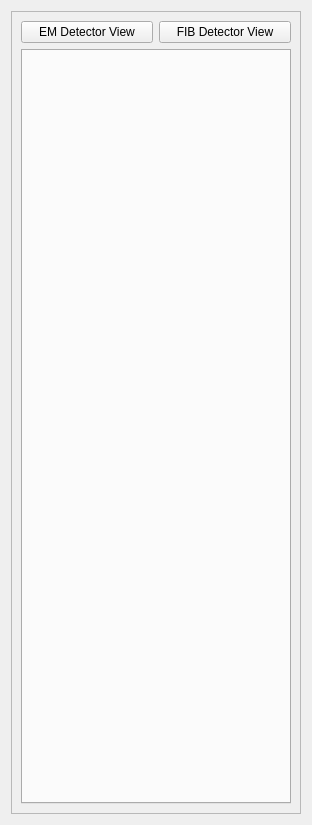
<?xml version="1.0" encoding="UTF-8"?>
<ui version="4.0">
 <class>Form</class>
 <widget class="QWidget" name="Form">
  <property name="geometry">
   <rect>
    <x>0</x>
    <y>0</y>
    <width>312</width>
    <height>825</height>
   </rect>
  </property>
  <property name="windowTitle">
   <string>Form</string>
  </property>
  <layout class="QGridLayout" name="gridLayout">
   <item row="0" column="0">
    <widget class="QFrame" name="BaseFrame">
     <property name="frameShape">
      <enum>QFrame::StyledPanel</enum>
     </property>
     <property name="frameShadow">
      <enum>QFrame::Raised</enum>
     </property>
     <layout class="QGridLayout" name="gridLayout_2">
      <item row="0" column="0">
       <widget class="QPushButton" name="pushButton_VIEW_EM">
        <property name="text">
         <string>EM Detector View</string>
        </property>
       </widget>
      </item>
      <item row="0" column="1">
       <widget class="QPushButton" name="pushButton_VIEW_FIB">
        <property name="text">
         <string>FIB Detector View</string>
        </property>
       </widget>
      </item>
      <item row="1" column="0" colspan="2">
       <widget class="QTabWidget" name="tabWidget_Layers">
        <property name="currentIndex">
         <number>-1</number>
        </property>
       </widget>
      </item>
     </layout>
    </widget>
   </item>
  </layout>
 </widget>
 <resources/>
 <connections/>
</ui>
